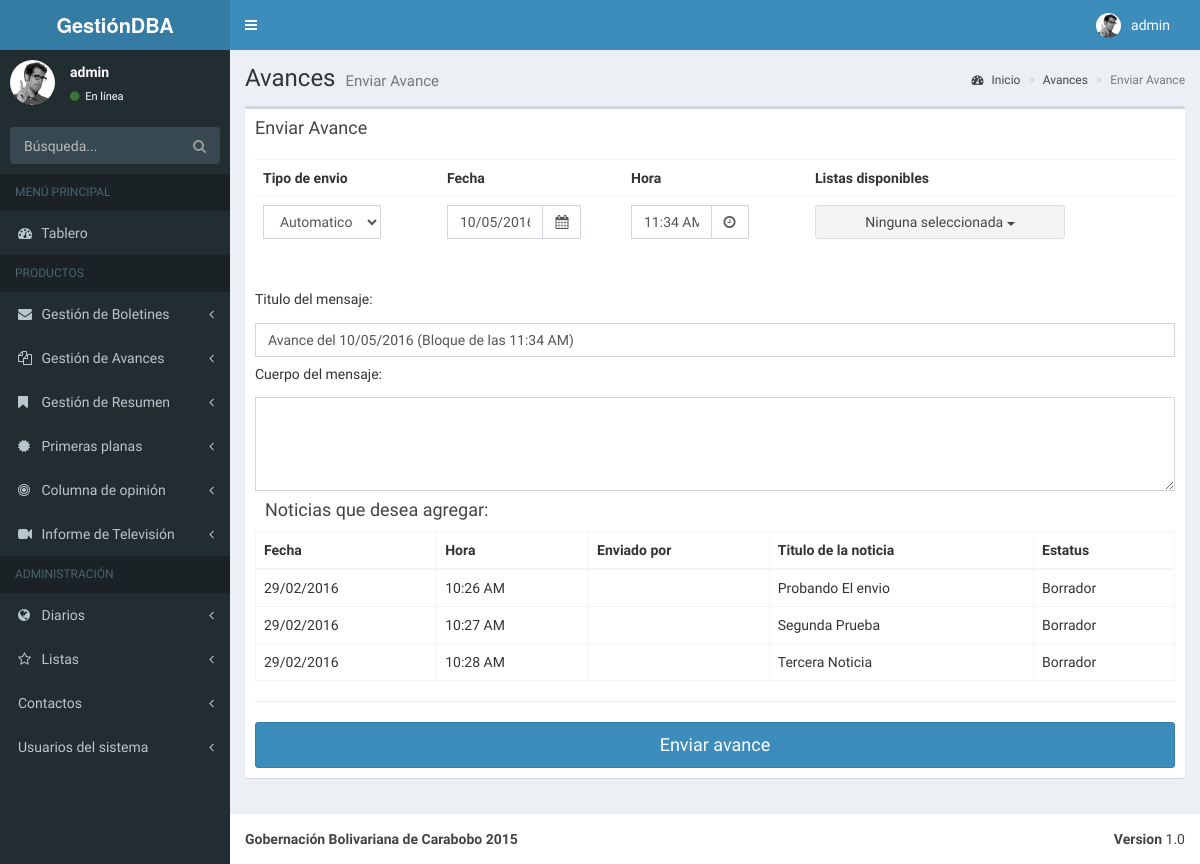
The page /avances/Avancesenviar/ (signed in) on the database as committed earlier.
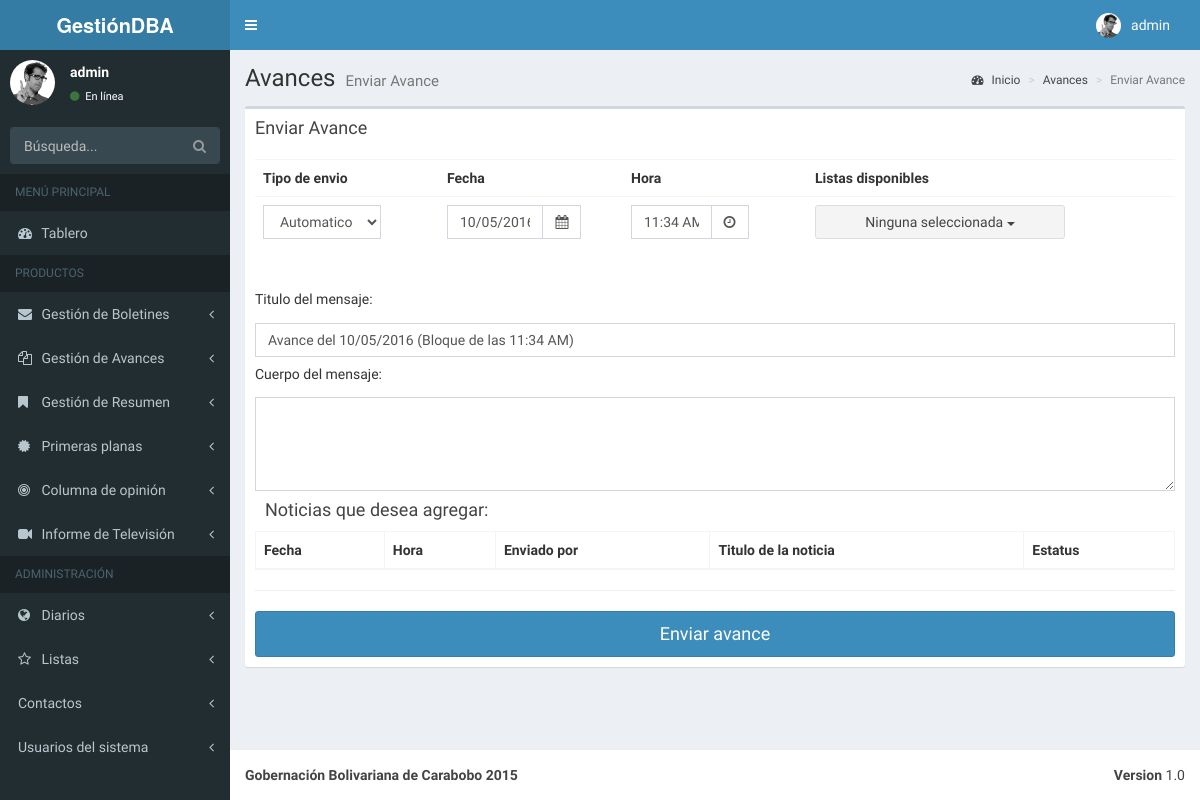
The same page on the database as committed later.
### BoletinAvances/apps/avances/models.py (models this page shows, shortened)
class Noticias(models.Model):
    avances = models.ForeignKey(Avances, verbose_name='Avances', blank=True, null=True)
    fecha = models.DateField(default=datetime.now, blank=True)
    hora = models.TimeField(auto_now_add=True, blank=True, null=True)
    status = models.CharField(max_length=110, verbose_name='Status', blank=True, null=True)
    enviadopor = models.CharField(max_length=50, verbose_name='Enviado por:')
    titulo_noticia = models.CharField(max_length=500, verbose_name='Titulo')
    antetitulo_noticia = models.CharField(max_length=500, verbose_name='Antetitulo', blank=True)
    enviadopor = models.CharField(max_length=50, verbose_name='Enviado por:')
    noticia = models.TextField(verbose_name='Extracto de la noticia')
    class Meta:
        verbose_name_plural = "Agregar noticias para avances"
        ordering = ('status',)

### BoletinAvances/apps/avances/views.py (the view, shortened to what this page needs)
class AvancesAddView(FormView):
    model = Avances
    form_class = AvancesForm
    success_url = reverse_lazy('ver_avances')
    template_name = "avances/enviarAvance.html"
    def get_context_data(self, **kwargs):
        context = super(AvancesAddView, self).get_context_data(**kwargs)
        context["Noticias"] = Noticias.objects.all().filter(status__startswith='Borrador')
        return context
    def get(self, request, *args, **kwargs):
        self.object = None
        form_class = self.get_form_class()
        form = self.get_form(form_class)
        return self.render_to_response(
            self.get_context_data(form=form))

### BoletinAvances/apps/avances/forms.py
class AvancesForm(forms.ModelForm):
    class Meta:
        model = Avances
        exclude = ('status',)
        fields = '__all__'

### BoletinAvances/apps/listas/models.py (called while the page is built)
    def __unicode__(self):
        listas = "%s" % (self.nombre_lista)
        return listas

### BoletinAvances/templates/avances/enviarAvance.html (shortened to what the changed rows need)
{% extends 'menu/menu.html' %}
{% block content-wrapper %}
{% load static %}
        <section class="content-header">
          <h1>
            Avances
            <small>Enviar Avance</small>
          </h1>
        </section>
        <section class="content">
          <div class="row">
            <div class="col-xs-12">
              <div class="box">
                <div class="box-body">
					<form id="multiselectForm" action="{% url 'enviar_avance' %}" method="post" enctype="multipart/form-data">
						<div class="large-12 columns">
							<div class="table-responsive" id="file_container" style="display:block">
								<table class="table">
								  <tr>
									<th style="width: 20%">Tipo de envio</th>
									<th style="width: 20%">Fecha</th>
									<th style="width: 20%">Hora</th>
									<th>Listas disponibles</th>
								  </tr>
								</table>
							</div>
						</div>
						<div class="box-header" data-original-title>
							<h2 class="box-title">Noticias que desea agregar:</h2>
						</div>
						<table id="example2" class="display table table-bordered" width="100%" cellspacing="0">
						  <thead>
							<tr>
							  <th>Fecha</th>
							  <th>Hora</th>
							  <th>Enviado por</th>
							  <th>Titulo de la noticia</th>
							  <th>Estatus</th>
							</tr>
						  </thead>
						  <tbody>
							{% for p in Noticias %}
							<tr id="noticias" name="noticias" value="{{ p.id }}">
							  <td name="fecha_noticia">{{ p.fecha|date:"d/m/Y" }}</td>
							  <td name="hora_noticia">{{ p.hora|date:"h:i A" }}</td>
							  <td name="enviadopor_noticia">{{ p.enviadopor }}</td>
							  <td name="titulo_noticia">{{ p.titulo_noticia }}</td>
							  <td name="status_noticia">{{ p.status }}</td>
							</tr>
							{% endfor %}
						  </tbody>
						</table>
					</form>
                </div>
              </div>
            </div>
          </div>
        </section>
{% endblock %}

Rows that differ between the two databases and show on the page:
removed Noticias: {{ p.id }} 2 (drawn), fecha "29/02/2016", hora "10:26 AM", titulo_noticia "Probando El envio", status "Borrador"
removed Noticias: {{ p.id }} 3 (drawn), fecha "29/02/2016", hora "10:27 AM", titulo_noticia "Segunda Prueba", status "Borrador"
removed Noticias: {{ p.id }} 4 (drawn), fecha "29/02/2016", hora "10:28 AM", titulo_noticia "Tercera Noticia", status "Borrador"
